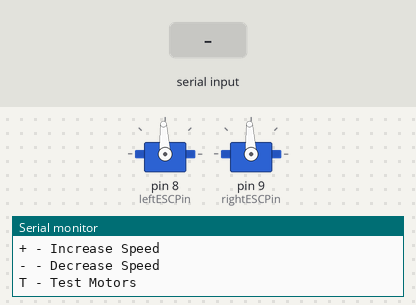
Recording of a sketch running on a simulated Arduino Uno, built with avr-gcc and run on an emulated ATmega328P. On the bench: 2 × servo, the last lines printed to the serial monitor. The inputs (shaded band) are chosen by the test bench.

Above: at 4.3 s.
4.4 s: "T" received over Serial
At 4.8 s:
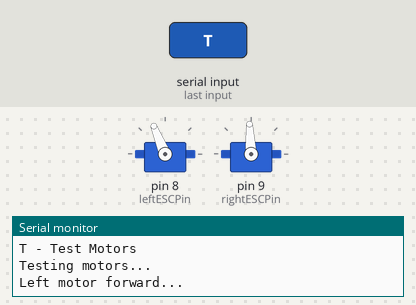
7.4 s: "W" received over Serial
9.1 s: "A" received over Serial
At 9.21 s:
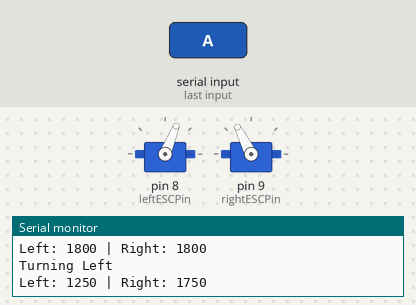
10.8 s: "D" received over Serial
At 10.9 s:
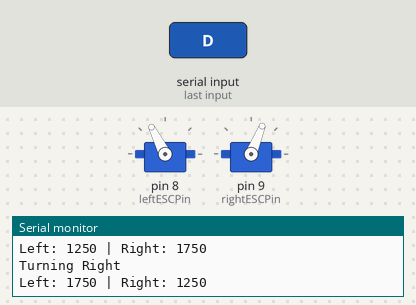
Timing chart, 0 to 13.5 s (numbered marks = the images above; inputs shaded):
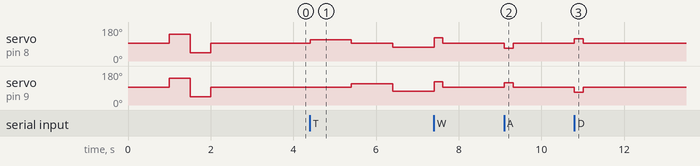

Measured:
- after the input at 4.4 s, servo on pin 8 (leftESCPin): 93° → 112° at once, → 93° 1.0 s later, → 73° 1.0 s later; servo on pin 9 (rightESCPin): 93° → 112° after 1.0 s, → 73° 1.0 s later
- after the input at 9.1 s, servo on pin 8 (leftESCPin): 93° → 68° at once, → 93° 0.21 s later; servo on pin 9 (rightESCPin): 93° → 117° at once, → 93° 0.21 s later
- after the input at 10.8 s, servo on pin 8 (leftESCPin): 93° → 117° at once, → 93° 0.21 s later; servo on pin 9 (rightESCPin): 93° → 68° at once, → 93° 0.21 s later

The sketch:

motor_control.ino
```cpp
// wheels_fixed.ino
#include <Servo.h>

// Create servo objects for ESCs
Servo leftESC;
Servo rightESC;

// ESC pins
const int leftESCPin = 8;
const int rightESCPin = 9;

// ESC control values
const int ESC_MIN = 1000;      // Minimum throttle (stop)
const int ESC_NEUTRAL = 1500;  // Neutral/stop position
const int ESC_MAX = 2000;      // Maximum throttle

// Movement speeds - INCREASED for better reliability
int MOVE_SPEED = 300;          // Increased from 200 to 300
int TURN_SPEED = 250;          // Increased from 150 to 250

// ESC dead zone compensation
const int DEAD_ZONE_OFFSET = 50; // Minimum offset from neutral for movement

// Current motor speeds
int leftSpeed = 0;
int rightSpeed = 0;

// --- Hold-to-move timeout ---
unsigned long lastKeepAliveTime = 0;
const long keepAliveTimeout = 200; // Timeout in milliseconds

void setup() {
  // Initialize serial communication
  Serial.begin(9600);
  Serial.println("Initializing ESCs...");

  // Attach ESCs to pins
  leftESC.attach(leftESCPin);
  rightESC.attach(rightESCPin);

  // ESC calibration sequence - IMPROVED
  Serial.println("Calibrating ESCs...");

  // Send neutral signal
  leftESC.writeMicroseconds(ESC_NEUTRAL);
  rightESC.writeMicroseconds(ESC_NEUTRAL);
  delay(1000);

  // Send max signal briefly (some ESCs need this)
  leftESC.writeMicroseconds(ESC_MAX);
  rightESC.writeMicroseconds(ESC_MAX);
  delay(500);

  // Send min signal briefly
  leftESC.writeMicroseconds(ESC_MIN);
  rightESC.writeMicroseconds(ESC_MIN);
  delay(500);

  // Return to neutral
  leftESC.writeMicroseconds(ESC_NEUTRAL);
  rightESC.writeMicroseconds(ESC_NEUTRAL);
  delay(1000);

  Serial.println("ESC Calibration Complete!");

  // Print startup message
  Serial.println("WASD ESC Control Ready!");
  Serial.println("Commands:");
  Serial.println("W - Forward");
  Serial.println("S - Backward");
  Serial.println("A - Turn Left");
  Serial.println("D - Turn Right");
  Serial.println("X - Stop");
  Serial.println("K - Keep Alive (for hold-to-move)");
  Serial.println("+ - Increase Speed");
  Serial.println("- - Decrease Speed");
  Serial.println("T - Test Motors");
  Serial.println();

  // Initialize keep-alive timer
  lastKeepAliveTime = millis();
}

void loop() {
  // --- Check for timeout ---
  if ((millis() - lastKeepAliveTime) > keepAliveTimeout) {
    stopMotors(); // Stop if no keep-alive received
  }

  // Check if any command is sent via Serial
  if (Serial.available() > 0) {
    char command = Serial.read();

    // Clear any remaining characters (like newlines)
    while (Serial.available() > 0) {
      Serial.read();
    }

    command = toupper(command);  // Make case-insensitive

    switch (command) {
      case 'W':
        moveForward();
        Serial.println("Moving Forward");
        Serial.print("Left: "); Serial.print(leftSpeed);
        Serial.print(" | Right: "); Serial.println(rightSpeed);
        lastKeepAliveTime = millis();
        break;
      case 'S':
        moveBackward();
        Serial.println("Moving Backward");
        Serial.print("Left: "); Serial.print(leftSpeed);
        Serial.print(" | Right: "); Serial.println(rightSpeed);
        lastKeepAliveTime = millis();
        break;
      case 'A':
        turnLeft();
        Serial.println("Turning Left");
        Serial.print("Left: "); Serial.print(leftSpeed);
        Serial.print(" | Right: "); Serial.println(rightSpeed);
        lastKeepAliveTime = millis();
        break;
      case 'D':
        turnRight();
        Serial.println("Turning Right");
        Serial.print("Left: "); Serial.print(leftSpeed);
        Serial.print(" | Right: "); Serial.println(rightSpeed);
        lastKeepAliveTime = millis();
        break;
      case 'X':
        stopMotors();
        Serial.println("Motors Stopped (Explicit)");
        Serial.print("Left: "); Serial.print(leftSpeed);
        Serial.print(" | Right: "); Serial.println(rightSpeed);
        break;
      case 'K':
        lastKeepAliveTime = millis();
        Serial.println("Keep-Alive Received");
        break;
      case '+':
        increaseSpeed();
        break;
      case '-':
        decreaseSpeed();
        break;
      case 'T':
        testMotors();
        break;
      default:
        Serial.print("Invalid command: ");
        Serial.println(command);
        Serial.println("Use: W, A, S, D, X, K, +, -, T");
        break;
    }
  }
  delay(10);
}

// --- Movement Functions with Dead Zone Compensation ---
void moveForward() {
  leftSpeed = ESC_NEUTRAL + max(MOVE_SPEED, DEAD_ZONE_OFFSET);
  rightSpeed = ESC_NEUTRAL + max(MOVE_SPEED, DEAD_ZONE_OFFSET);
  updateMotors();
}

void moveBackward() {
  leftSpeed = ESC_NEUTRAL - max(MOVE_SPEED, DEAD_ZONE_OFFSET);
  rightSpeed = ESC_NEUTRAL - max(MOVE_SPEED, DEAD_ZONE_OFFSET);
  updateMotors();
}

void turnLeft() {
  leftSpeed = ESC_NEUTRAL - max(TURN_SPEED, DEAD_ZONE_OFFSET);
  rightSpeed = ESC_NEUTRAL + max(TURN_SPEED, DEAD_ZONE_OFFSET);
  updateMotors();
}

void turnRight() {
  leftSpeed = ESC_NEUTRAL + max(TURN_SPEED, DEAD_ZONE_OFFSET);
  rightSpeed = ESC_NEUTRAL - max(TURN_SPEED, DEAD_ZONE_OFFSET);
  updateMotors();
}

void stopMotors() {
  leftSpeed = ESC_NEUTRAL;
  rightSpeed = ESC_NEUTRAL;
  updateMotors();
}

// --- Speed Adjustment Functions ---
void increaseSpeed() {
  if (MOVE_SPEED < 450) {
    MOVE_SPEED += 25; // Larger increments
    TURN_SPEED += 20;
  }
  Serial.print("Move speed: "); Serial.print(MOVE_SPEED);
  Serial.print(" | Turn speed: "); Serial.println(TURN_SPEED);
}

void decreaseSpeed() {
  if (MOVE_SPEED > 100) { // Higher minimum
    MOVE_SPEED -= 25; // Larger decrements
    TURN_SPEED -= 20;
  }
  Serial.print("Move speed: "); Serial.print(MOVE_SPEED);
  Serial.print(" | Turn speed: "); Serial.println(TURN_SPEED);
}

// --- Motor Test Function ---
void testMotors() {
  Serial.println("Testing motors...");

  Serial.println("Left motor forward...");
  leftESC.writeMicroseconds(ESC_NEUTRAL + 200);
  rightESC.writeMicroseconds(ESC_NEUTRAL);
  delay(1000);

  Serial.println("Right motor forward...");
  leftESC.writeMicroseconds(ESC_NEUTRAL);
  rightESC.writeMicroseconds(ESC_NEUTRAL + 200);
  delay(1000);

  Serial.println("Both motors backward...");
  leftESC.writeMicroseconds(ESC_NEUTRAL - 200);
  rightESC.writeMicroseconds(ESC_NEUTRAL - 200);
  delay(1000);

  Serial.println("Stop all...");
  stopMotors();
}

// --- Motor Output Function ---
void updateMotors() {
  // Ensure values stay within safe ESC range
  leftSpeed = constrain(leftSpeed, ESC_MIN, ESC_MAX);
  rightSpeed = constrain(rightSpeed, ESC_MIN, ESC_MAX);

  // Send PWM signals
  leftESC.writeMicroseconds(leftSpeed);
  rightESC.writeMicroseconds(rightSpeed);
}
```
